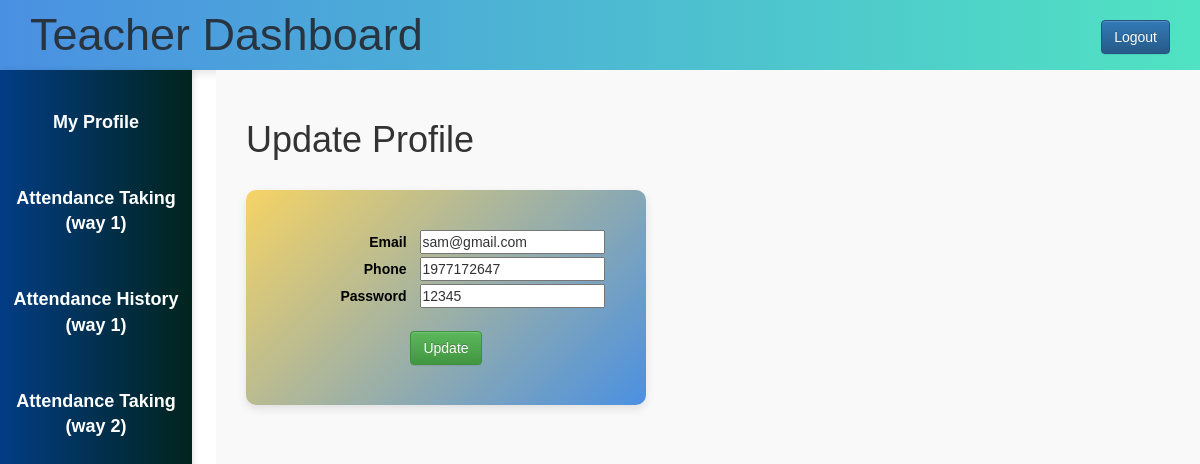
The app's page /teacher/teacher_profile.php (signed in) with its own data.
### tables this page shows
CREATE TABLE `users` (
  `id` int(11) NOT NULL,
  `username` varchar(50) DEFAULT NULL,
  `phone` int(30) DEFAULT NULL,
  `email` varchar(50) DEFAULT NULL,
  `usertype` varchar(50) DEFAULT NULL,
  `password` varchar(50) DEFAULT NULL
);

### teacher/teacher_profile.php (the view, shortened to what this page needs)
<?php
$host="localhost";
$user="root";
$password="";
$db="e-schoolproject";
$data=mysqli_connect($host,$user,$password,$db);
$name=$_SESSION['username'];
$sql="select * from users where username='$name'";
$result=mysqli_query($data,$sql);
$info=mysqli_fetch_assoc($result);
?>
<!DOCTYPE html>
<html>
<head>
    <link rel="stylesheet" type="text/css" href="admin.css">
    <?php
    include 'admin_css.php';
    ?>
</head>
<body>
    <?php
    include 'teacher_sidebar.php';
    ?>
    <div class="content">
    <h1>Update Profile</h1>
    <br>
        <form action="#" method ="POST">
            <div class="div_deg">
            <div>
                <label>Email</label>
                <input type="text" name="email" value="<?php echo "{$info['email']}"?>">
            </div>
            <div>
                <label>Phone</label>
                <input type="text" name="phone" value="<?php echo "{$info['phone']}"?>">
            </div>
            <div>
                <label>Password</label>
                <input type="text" name="password" value="<?php echo "{$info['password']}"?>">
            </div>
            <br>
            <div>
                <input type="submit" class="btn btn-success" name="update" value="Update">
            </div>
            </div>
        </form>
    </div>

### admin/admin.css (style rules this page uses)
* { margin: 0; padding: 0; box-sizing: border-box; font-family: Arial, sans-serif; }
.content { margin-left: 18%; padding: 30px; background: #F9F9F9; min-height: 100vh; transition: margin-left 0.3s; }
.header, .content { transition: padding 0.3s; }

### teacher/teacher_profile.php (style rules this page uses)
label { display: inline-block; text-align: right; width: 120px; margin-right: 10px; font-weight: bold; color: black; }
.div_deg { background: linear-gradient(135deg, #f6d365 0%, #4A90E2 100%); width: 400px; padding: 40px 20px; border-radius: 10px; box-shadow: 0 4px 10px rgba(0, 0, 0, 0.1); text-align: center; transition: transform 0.3s, box-shadow 0.3s; }

### records on screen
users: email "sam@gmail.com", phone "1977172647", password "12345"
